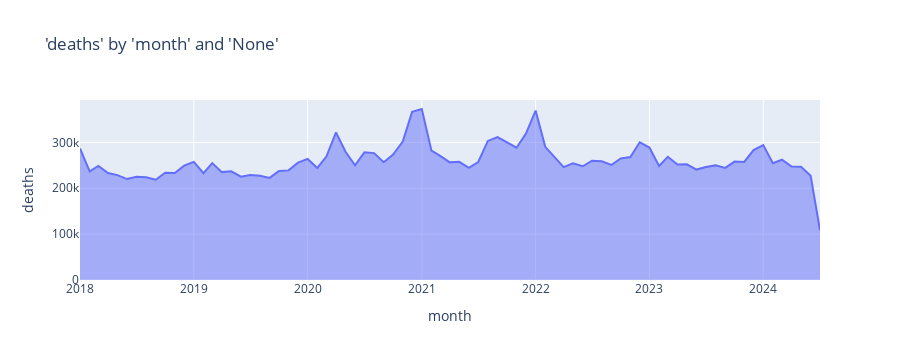

The code cell stored with this chart in its notebook:
### Markdown cell above
### Chart

### Code cell
charters.chart(
    df=mcd18_monthly,
    x_axis="month",
    y_axis="deaths",
    type="area",
)
